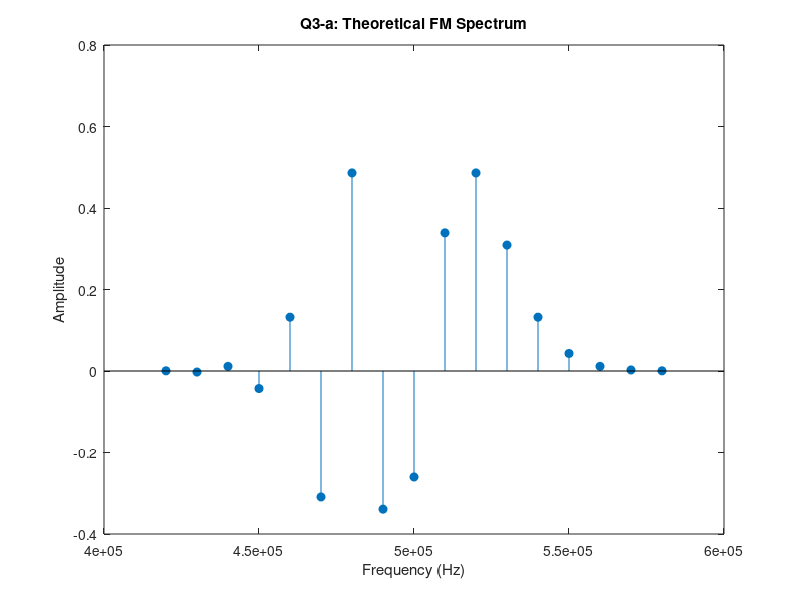
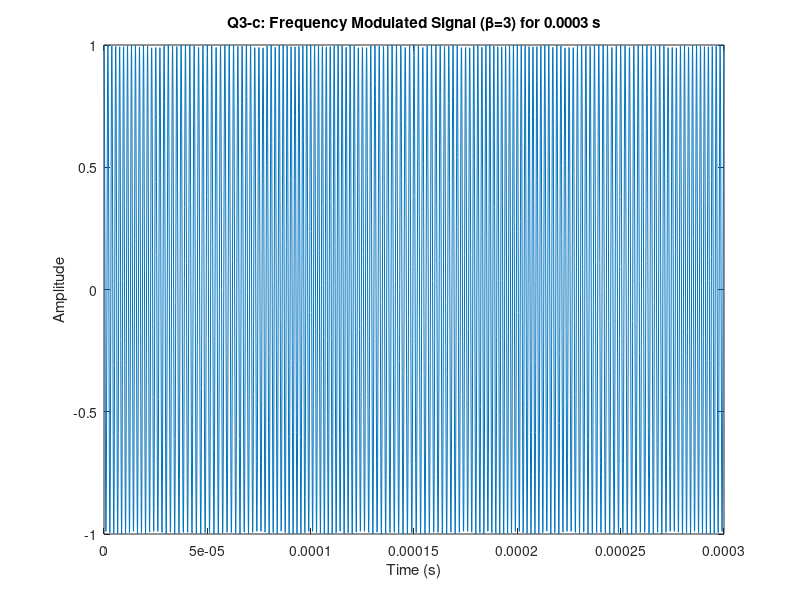
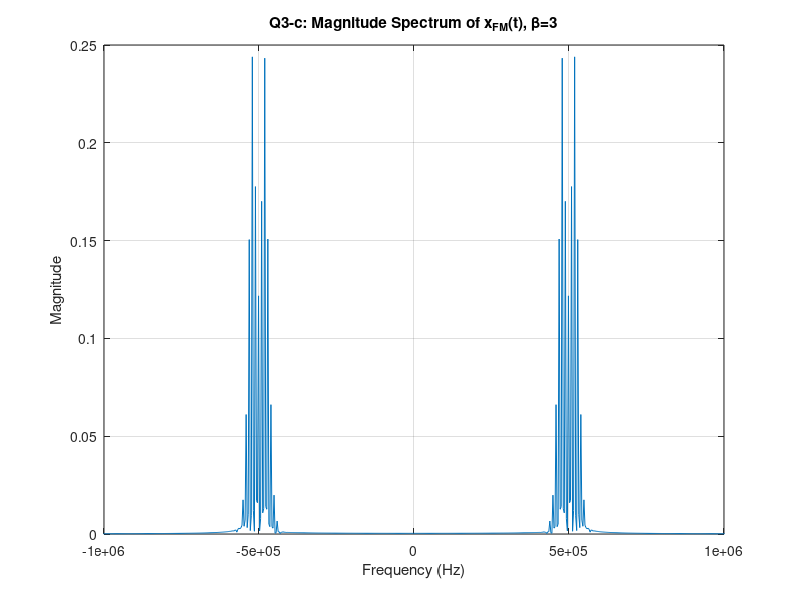
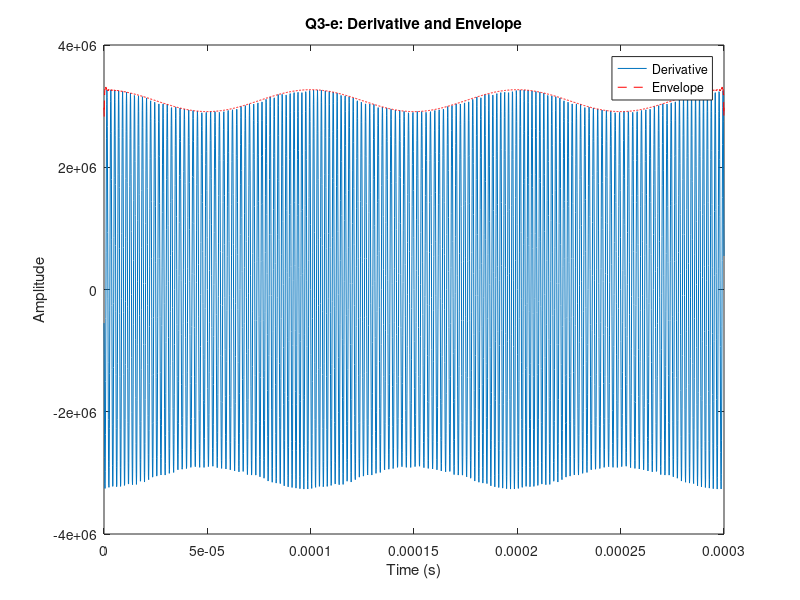

These charts were generated, in order, by the following MATLAB code:
clear; clc; close all;
%% --- Q3-a: Theoretical FM Spectrum (β=3)
fs = 1e7; fc = 5e5; fm = 1e4; beta = 3;
N_bessel = ceil(beta + 5);
n = -N_bessel:N_bessel;
Jn = besselj(n, beta);
f_theo = fc + n * fm;

fprintf('n\tf (Hz)\tJ_n(beta)\n');
for k = find(abs(Jn) > 1e-3)
    fprintf('%d\t%.1f\t%.4f\n', n(k), f_theo(k), Jn(k));
end

figure;
stem(f_theo, Jn, 'filled');
xlabel('Frequency (Hz)');
ylabel('Amplitude');
title('Q3-a: Theoretical FM Spectrum');

%% --- Q3-b: Generate FM Signal
duration = 3e-4;
t = 0:1/fs:duration;
x_fm = cos(2*pi*fc*t + beta*sin(2*pi*fm*t));

figure;
plot(t, x_fm);
xlabel('Time (s)');
ylabel('Amplitude');
title('Q3-c: Frequency Modulated Signal (β=3) for 0.0003 s');

%% --- Q3-c: Spectrum Analysis
Nfft = length(x_fm);
X = fftshift(fft(x_fm)) / Nfft;
f_shift = (-Nfft/2:Nfft/2-1) * (fs/Nfft);

figure;
plot(f_shift, abs(X));
xlabel('Frequency (Hz)');
ylabel('Magnitude');
title('Q3-c: Magnitude Spectrum of x_{FM}(t), β=3');
xlim([-1e6, 1e6]);
grid on;


%% --- Q3-d: Verify Spectrum Peaks and Compare with Theory
[~, idxs] = sort(abs(X), 'descend');
fprintf('Top 5 numerical spectral lines:\n');
for k = 1:5
    fprintf('f=%.0f Hz, |X|=%.4f\n', f_shift(idxs(k)), abs(X(idxs(k))));
end

% Theoretical sideband locations based on Bessel coefficients
n_theory = -2:2;  % Orders -2, -1, 0, 1, 2
Jn_theory = besselj(n_theory, beta);
f_theory = fc + n_theory * fm;

fprintf('Theoretical spectral components:\n');
for k = 1:length(n_theory)
    fprintf('Theoretical: f = %.0f Hz, J_%d(β)=%.4f\n', f_theory(k), n_theory(k), Jn_theory(k));
end


%% --- Q3-e: Differentiate and Extract Envelope
dx_fm = gradient(x_fm, 1/fs);
env = abs(hilbert(dx_fm));

figure;
plot(t, dx_fm); hold on; plot(t, env, 'r--');
xlabel('Time (s)');
ylabel('Amplitude');
title('Q3-e: Derivative and Envelope');
legend('Derivative', 'Envelope');

% --- Q3-f: Hard Limiter Implementation
x_hard = x_fm;
x_hard(x_hard > 0.1) = 0.1;
x_hard(x_hard < -0.1) = -0.1;

figure;
plot(t(1:500), x_fm(1:500), 'b-', t(1:500), x_hard(1:500), 'r--');
xlabel('Time (s)');
ylabel('Amplitude');
title('Q3-f: Zoomed Comparison: Original vs. ±0.1 Hard Limiterd');
legend('Original', 'Hard-Limited');

%% --- Q3-g: Spectrum of Hard-Limited Signal ---
fs = 1e7;           % Sampling frequency
fc = 5e5;           % Carrier frequency
fm = 1e4;           % Modulating frequency
beta = 3;           % Modulation index
duration = 3e-4;
t = 0:1/fs:duration;

% Generate FM signal
x_fm = cos(2*pi*fc*t + beta*sin(2*pi*fm*t));

% Apply hard limiter (±0.1 clipping)
x_hard = max(min(x_fm, 0.1), -0.1);

% Perform FFT with high resolution
Nfft = 4 * 2^nextpow2(length(x_hard));  % Increase FFT resolution
Xh = fftshift(fft(x_hard, Nfft)) / Nfft;
f_shift = (-Nfft/2:Nfft/2-1) * (fs/Nfft);

% Plot the spectrum (observe harmonics within ±5 MHz)
figure;
plot(f_shift, abs(Xh));
xlabel('Frequency (Hz)');
ylabel('Magnitude');
title('Q3-g: Spectrum of Hard-Limited Signal');
xlim([-5e6, 5e6]);
grid on;

%% --- Q3-h: Bandpass Filtering and Spectrum Verification ---
% Design a high-order Butterworth bandpass filter
filt_order = 8;
BW = 2 * (beta + 1) * fm; % Carson’s Rule: bandwidth ≈ ±(β+1)*fm = ±40 kHz
Wn = [(fc - BW) / (fs/2), (fc + BW) / (fs/2)];
[b, a] = butter(filt_order, Wn);

% Apply zero-phase filtering to avoid phase distortion
x_bp = filtfilt(b, a, x_hard);
x_bp = x_bp / max(abs(x_bp)); % Normalize amplitude

% FFT analysis after bandpass filtering
Y_bp = fftshift(fft(x_bp, Nfft)) / Nfft;
f_bp = (-Nfft/2:Nfft/2-1) * (fs/Nfft);

% Time-domain comparison between original FM and bandpass-filtered signal
figure;
subplot(2,1,1);
plot(t(1:500), x_fm(1:500));
title('Q3-h: Original FM Signal (Zoomed)');
xlabel('Time (s)');
ylabel('Amplitude');
grid on;

subplot(2,1,2);
plot(t(1:500), x_bp(1:500));
title('Q3-h: Bandpass-Filtered Signal (Zoomed)');
xlabel('Time (s)');
ylabel('Amplitude');
grid on;

% Full spectrum plot after bandpass filtering
figure;
plot(f_bp, abs(Y_bp));
title('Q3-h: FFT after Bandpass Filtering');
xlabel('Frequency (Hz)');
ylabel('Magnitude');
xlim([-5e6, 5e6]);
grid on;
